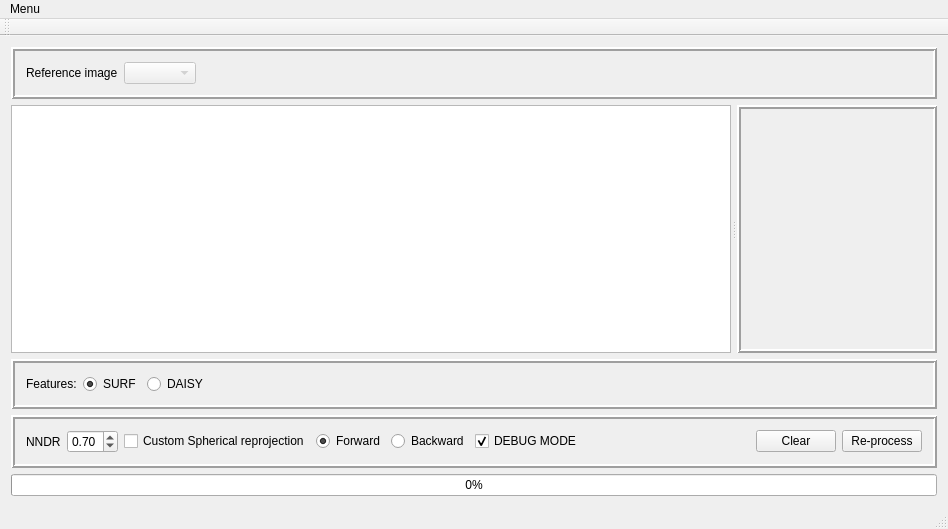
<?xml version="1.0" encoding="UTF-8"?>
<ui version="4.0">
 <class>MainWindow</class>
 <widget class="QMainWindow" name="MainWindow">
  <property name="geometry">
   <rect>
    <x>0</x>
    <y>0</y>
    <width>948</width>
    <height>529</height>
   </rect>
  </property>
  <property name="windowTitle">
   <string>Panoramic geometry estimation</string>
  </property>
  <property name="windowIcon">
   <iconset resource="resource.qrc">
    <normaloff>:/images/main</normaloff>:/images/main</iconset>
  </property>
  <widget class="QWidget" name="centralWidget">
   <layout class="QVBoxLayout" name="verticalLayout">
    <item>
     <widget class="QFrame" name="frame_2">
      <property name="frameShape">
       <enum>QFrame::Box</enum>
      </property>
      <property name="frameShadow">
       <enum>QFrame::Raised</enum>
      </property>
      <property name="lineWidth">
       <number>2</number>
      </property>
      <layout class="QHBoxLayout" name="horizontalLayout">
       <item>
        <widget class="QLabel" name="label">
         <property name="text">
          <string>Reference image</string>
         </property>
        </widget>
       </item>
       <item>
        <widget class="QComboBox" name="cmbImage">
         <property name="enabled">
          <bool>false</bool>
         </property>
         <property name="sizeAdjustPolicy">
          <enum>QComboBox::AdjustToContents</enum>
         </property>
        </widget>
       </item>
       <item>
        <spacer name="horizontalSpacer_2">
         <property name="orientation">
          <enum>Qt::Horizontal</enum>
         </property>
         <property name="sizeHint" stdset="0">
          <size>
           <width>40</width>
           <height>20</height>
          </size>
         </property>
        </spacer>
       </item>
      </layout>
      <zorder>label</zorder>
      <zorder>cmbImage</zorder>
      <zorder>horizontalSpacer_2</zorder>
     </widget>
    </item>
    <item>
     <widget class="QWidget" name="widget" native="true">
      <property name="sizePolicy">
       <sizepolicy hsizetype="Preferred" vsizetype="Expanding">
        <horstretch>0</horstretch>
        <verstretch>0</verstretch>
       </sizepolicy>
      </property>
      <layout class="QHBoxLayout" name="horizontalLayout_4">
       <property name="leftMargin">
        <number>0</number>
       </property>
       <property name="topMargin">
        <number>0</number>
       </property>
       <property name="rightMargin">
        <number>0</number>
       </property>
       <property name="bottomMargin">
        <number>0</number>
       </property>
       <item>
        <widget class="QSplitter" name="splitter">
         <property name="orientation">
          <enum>Qt::Horizontal</enum>
         </property>
         <property name="handleWidth">
          <number>6</number>
         </property>
         <property name="childrenCollapsible">
          <bool>false</bool>
         </property>
         <widget class="QTextEdit" name="log">
          <property name="minimumSize">
           <size>
            <width>400</width>
            <height>0</height>
           </size>
          </property>
          <property name="maximumSize">
           <size>
            <width>2000</width>
            <height>16777215</height>
           </size>
          </property>
          <property name="readOnly">
           <bool>true</bool>
          </property>
         </widget>
         <widget class="QFrame" name="frameGL">
          <property name="sizePolicy">
           <sizepolicy hsizetype="Expanding" vsizetype="Preferred">
            <horstretch>0</horstretch>
            <verstretch>0</verstretch>
           </sizepolicy>
          </property>
          <property name="minimumSize">
           <size>
            <width>200</width>
            <height>0</height>
           </size>
          </property>
          <property name="frameShape">
           <enum>QFrame::Box</enum>
          </property>
          <property name="frameShadow">
           <enum>QFrame::Raised</enum>
          </property>
          <property name="lineWidth">
           <number>2</number>
          </property>
          <layout class="QHBoxLayout" name="horizontalLayout_3"/>
         </widget>
        </widget>
       </item>
      </layout>
     </widget>
    </item>
    <item>
     <widget class="QFrame" name="frame_3">
      <property name="frameShape">
       <enum>QFrame::Box</enum>
      </property>
      <property name="frameShadow">
       <enum>QFrame::Raised</enum>
      </property>
      <property name="lineWidth">
       <number>2</number>
      </property>
      <layout class="QHBoxLayout" name="horizontalLayout_5">
       <item>
        <widget class="QLabel" name="label_5">
         <property name="text">
          <string>Features:</string>
         </property>
        </widget>
       </item>
       <item>
        <widget class="QRadioButton" name="rbSURF">
         <property name="text">
          <string>SURF</string>
         </property>
         <property name="checked">
          <bool>true</bool>
         </property>
        </widget>
       </item>
       <item>
        <widget class="QRadioButton" name="rbDAISY">
         <property name="text">
          <string>DAISY</string>
         </property>
        </widget>
       </item>
       <item>
        <spacer name="horizontalSpacer_3">
         <property name="orientation">
          <enum>Qt::Horizontal</enum>
         </property>
         <property name="sizeHint" stdset="0">
          <size>
           <width>40</width>
           <height>20</height>
          </size>
         </property>
        </spacer>
       </item>
      </layout>
     </widget>
    </item>
    <item>
     <widget class="QFrame" name="frame">
      <property name="frameShape">
       <enum>QFrame::Box</enum>
      </property>
      <property name="frameShadow">
       <enum>QFrame::Raised</enum>
      </property>
      <property name="lineWidth">
       <number>2</number>
      </property>
      <layout class="QHBoxLayout" name="horizontalLayout_2">
       <item>
        <widget class="QLabel" name="label_4">
         <property name="text">
          <string>NNDR</string>
         </property>
        </widget>
       </item>
       <item>
        <widget class="QDoubleSpinBox" name="sbNndr">
         <property name="maximum">
          <double>1.000000000000000</double>
         </property>
         <property name="value">
          <double>0.700000000000000</double>
         </property>
        </widget>
       </item>
       <item>
        <widget class="QCheckBox" name="chkCustomHemisphere">
         <property name="text">
          <string>Custom Spherical reprojection</string>
         </property>
        </widget>
       </item>
       <item>
        <widget class="QRadioButton" name="rbForward">
         <property name="text">
          <string>Forward</string>
         </property>
         <property name="checked">
          <bool>true</bool>
         </property>
        </widget>
       </item>
       <item>
        <widget class="QRadioButton" name="rbBackward">
         <property name="text">
          <string>Backward</string>
         </property>
        </widget>
       </item>
       <item>
        <widget class="QCheckBox" name="chkDebug">
         <property name="text">
          <string>DEBUG MODE</string>
         </property>
         <property name="checked">
          <bool>true</bool>
         </property>
        </widget>
       </item>
       <item>
        <spacer name="horizontalSpacer">
         <property name="orientation">
          <enum>Qt::Horizontal</enum>
         </property>
         <property name="sizeHint" stdset="0">
          <size>
           <width>40</width>
           <height>20</height>
          </size>
         </property>
        </spacer>
       </item>
       <item>
        <widget class="QPushButton" name="btnClear">
         <property name="text">
          <string>Clear</string>
         </property>
        </widget>
       </item>
       <item>
        <widget class="QPushButton" name="btnStart">
         <property name="text">
          <string>Re-process</string>
         </property>
        </widget>
       </item>
      </layout>
     </widget>
    </item>
    <item>
     <widget class="QProgressBar" name="progressBar">
      <property name="value">
       <number>0</number>
      </property>
     </widget>
    </item>
   </layout>
  </widget>
  <widget class="QMenuBar" name="menuBar">
   <property name="geometry">
    <rect>
     <x>0</x>
     <y>0</y>
     <width>948</width>
     <height>25</height>
    </rect>
   </property>
   <widget class="QMenu" name="menuMenu">
    <property name="title">
     <string>Menu</string>
    </property>
    <addaction name="actionOpen"/>
    <addaction name="actionLoadObj"/>
   </widget>
   <addaction name="menuMenu"/>
  </widget>
  <widget class="QToolBar" name="mainToolBar">
   <attribute name="toolBarArea">
    <enum>TopToolBarArea</enum>
   </attribute>
   <attribute name="toolBarBreak">
    <bool>false</bool>
   </attribute>
  </widget>
  <widget class="QStatusBar" name="statusBar"/>
  <action name="actionOpen">
   <property name="text">
    <string>Open images</string>
   </property>
  </action>
  <action name="actionLoadObj">
   <property name="text">
    <string>Load .obj</string>
   </property>
  </action>
 </widget>
 <layoutdefault spacing="6" margin="11"/>
 <resources>
  <include location="resource.qrc"/>
 </resources>
 <connections/>
</ui>
